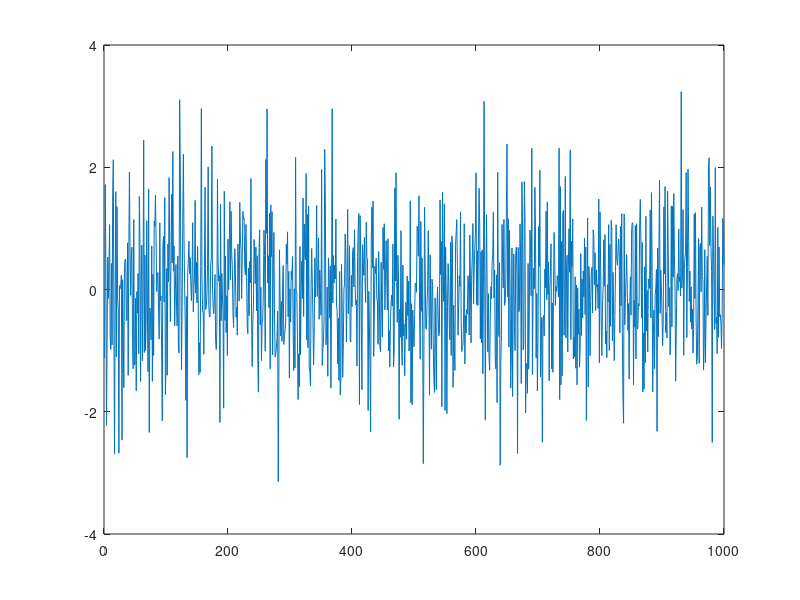

The MATLAB source for this figure:
clear all
close all
clc

N=1000;

xmin=-1;
xmax=3;
x=randn(1,N);
% y=x/5*2+1;

figure(1)
plot(x)

% z=hist(y);
% figure(2)
% bar(z)
